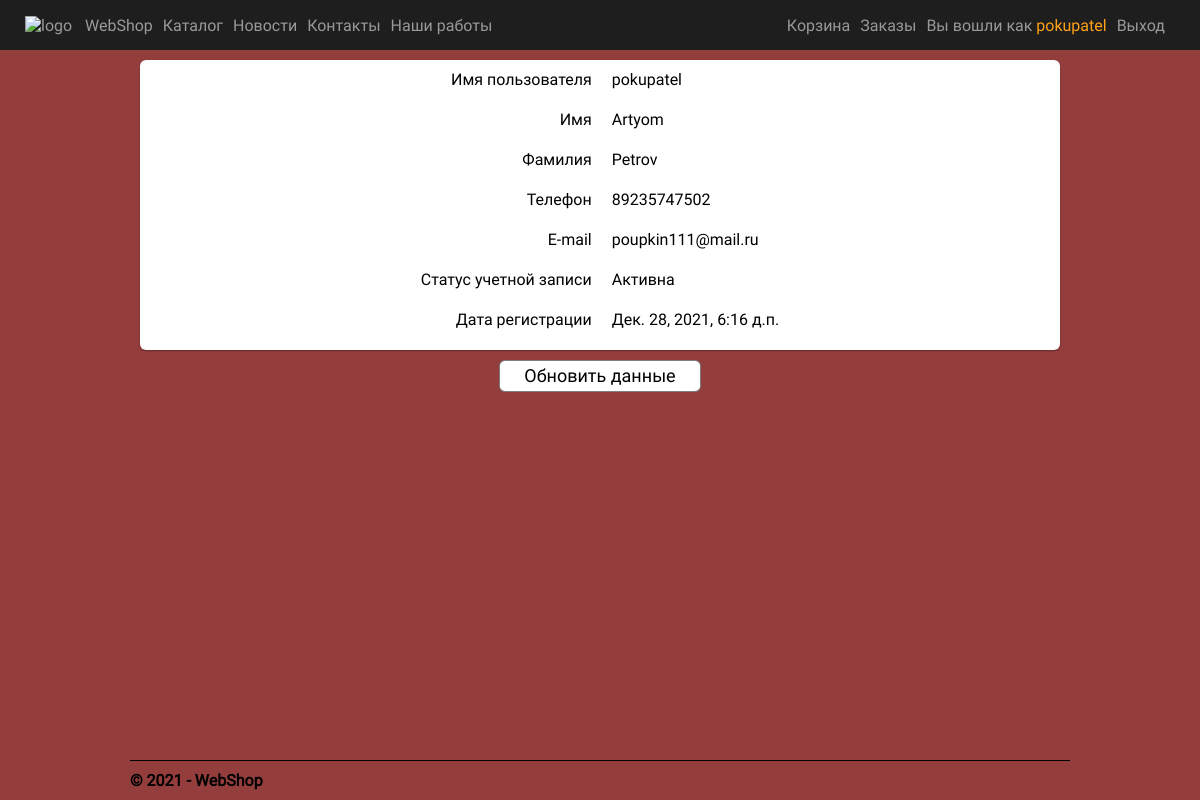
Screenshot of /profile (signed in) with the database file from the repository.
### app/models.py (models this page shows)
class Client(models.Model):
  user = models.ForeignKey(User, on_delete=models.CASCADE)
  username = models.CharField(max_length=150, unique=True)
  first_name = models.CharField(max_length=150)
  last_name = models.CharField(max_length=150)
  email = models.EmailField(max_length=150)
  phone = models.CharField(max_length=150)
  class Meta:
    db_table = "Clients"
    verbose_name = "Клиент"
    verbose_name_plural = "Клиенты"

### app/views.py (the view)
# urls.py: url(r'^profile$', app.views.profile, name='profile'),
def profile(request):
    client = Client.objects.get(username = request.user.username)
    assert isinstance(request, HttpRequest)
    return render(
        request,
        'app/profile.html',
        {
            'client' : client,
            'year':datetime.now().year,
        }
    )

### app/templates/app/profile.html
{% extends "app/layout.html" %} {% block content %}
<div class="user-container">
  <div class="user-info">
    <div class="left">
      <p>Имя пользователя</p>
      <p>Имя</p>
      <p>Фамилия</p>
      <p>Телефон</p>
      <p>E-mail</p>
      <p>Статус учетной записи</p>
      <p>Дата регистрации</p>
    </div>
    <div class="right">
      <p>{{client.username}}</p>
      <p>{{client.first_name}}</p>
      <p>{{client.last_name}}</p>
      <p>{{client.phone}}</p>
      <p>{{client.email}}</p>
      {% if user.is_active %}
      <p>Активна</p>
      {% else %}
      <p>Неактивная</p>
      {% endif %}
      <p>{{user.date_joined}}</p>
    </div>
  </div>
  <a href="{% url 'edit-profile' %}" class="update-link"><div class="update-btn">Обновить данные</div></a>
</div>
{% endblock %}

### app/templates/app/loginpartial.html (shortened to what this page needs)
{% if user.is_authenticated %}
<form id="logoutForm" action="/logout" method="post" class="navbar-right">
  <div class="username" class="navbar-brand">Вы вошли как {% if not user.is_staff %}<a class="profile-link" href="{% url 'profile' %}">{{ user.username }}</a>{% else %}{{user.username}}{% endif %}</div>
  <div><a class="login-button login-link" href="javascript:document.getElementById('logoutForm').submit()">Выход</a></div>
</form>
{% else %}
<div class="">
  <a class="header-link login-link" href="{% url 'login' %}">Войти</a>
</div>
{% endif %}

### app/static/app/content/style.css (style rules this page uses)
body .header, body .header .header-link-container, body .header .header-link-container #logoutForm, body .header .header-link-container .header-link, body .product-container .product-top-section, body .cart-container .cart-info .cart-details, body .cart-container .cart-info .cart-details .left-and-center, body .client-orders-container .order-container .order-details, body .manager-orders-container .order-container .order-info .order-details, body .manager-orders-container .order-container .order-info .order-details .left-and-center, body .news-container .news-post-container, body .user-container .user-info, body .user-container form .user-data { display: flex; flex-direction: row; flex-wrap: nowrap; align-items: center; }
body, body .catalog-container .product-container .product-right, body .product-container .product-bot-section .product-description-container, body .product-container .product-bot-section .product-comments .add-comment-form div, body .cart-container .cart-info .cart-details .right-part, body .manager-orders-container .order-container .status-buttons, body .contacts-container .address-container address, body .login-container .auth-form-container, body .login-container .auth-form-container .login-form .form-group, body .registration-container .reg-form-container, body .registration-container .reg-form-container form div, body .post-container .npc .img-container, body .home-container .hcc, body .add-product-container { display: flex; flex-direction: column; flex-wrap: nowrap; align-items: center; }
body .catalog-container .add-product .add-product-link, body .catalog-container .toggle-categories-btn, body .catalog-container .categories .category-link, body .catalog-container .product-container .product-right .buttons .btn-link, body .product-container .product-top-section .product-buy .add-to-catr-link, body .product-container .product-bot-section .product-comments .add-comment-form div .btn, body .cart-container .cart-info .place-an-order-link, body .cart-container .cart-info .profile-link, body .cart-container .cart-info .cart-details .right-part .add-to-cart-link, body .cart-container .cart-info .cart-details .right-part .remove-from-cart-link, body .manager-orders-container .order-container .status-buttons .status-change-button, body .login-container .auth-form-container .login-form .form-group .login-button, body .registration-container .reg-form-container form div .registration-button, body .user-container .update-link, body .user-container form .profile-submit, body .add-product-container .add-product-form .submit-button { display: block; color: #000000; background-color: #ffffff; border: 1px solid rgba(0, 0, 0, 0.5); border-radius: 6px; text-decoration: none; text-align: center; margin: 10px; font-size: 18px; line-height: 30px; width: 200px; }
* { margin: 0; padding: 0; }
html { width: 100%; }
@media screen and (min-width: 960px) { body { width: 100%; } }
body { display: inline-block; font-family: "Roboto"; background-color: #943d3d; }
body .header .header-link-container #logoutForm div { color: #999999; white-space: nowrap; }
body .header .header-link-container #logoutForm div a { color: #999999; text-decoration: none; margin: 10px; }
body .header .header-link-container #logoutForm div .profile-link { margin: 0; color: #ffa218; }
body .user-container { min-height: calc(100vh - 110px); margin: 10px 20px; }
body .user-container .user-info { justify-content: center; background-color: #ffffff; border-radius: 6px; box-shadow: rgba(0, 0, 0, 0.3) 0px 1px 2px 0px; }
body .user-container .user-info .left p { min-height: 30px; margin: 10px; text-align: right; }
body .user-container .user-info .right p { min-height: 30px; margin: 10px; }
body .user-container .update-link { background-color: #ffffff; margin: 10px auto; }
body .user-container { min-height: calc(100vh - 110px); }

### rows the page displays
Client: username "pokupatel", first_name "Artyom", last_name "Petrov", phone "89235747502", email "poupkin111@mail.ru"

### other values shown
{{ user.username }} "pokupatel"
{{ user.date_joined }} "Дек. 28, 2021, 6:16 д.п."
